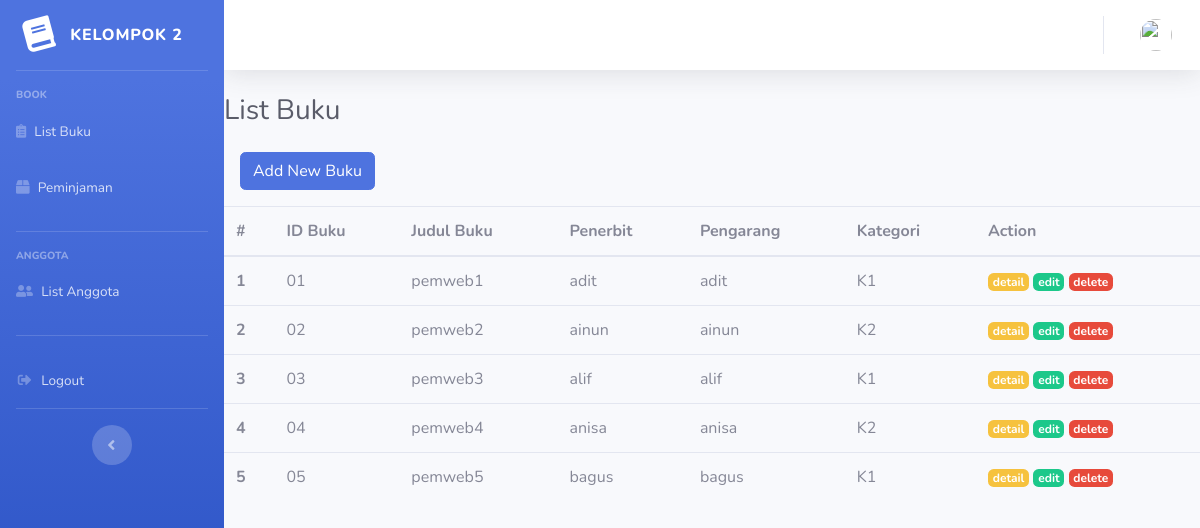
Page /CIPerpustakaan/index.php/buku on the committed database.
### tables this page shows
CREATE TABLE `buku` (
  `id_buku` varchar(10) NOT NULL,
  `judul_buku` varchar(255) NOT NULL,
  `penerbit` varchar(255) NOT NULL,
  `pengarang` varchar(255) NOT NULL,
  `id_kategori` varchar(10) NOT NULL
);

### CIPerpustakaan/application/controllers/Buku.php (called while the page is built, shortened)
<?php
class Buku extends CI_Controller
{
	public function index()
	{
		$data['buku'] = $this->db->get('buku')->result_array();
		$data['title'] = 'List Buku';
		$this->load->view('templates/header', $data);
		$this->load->view('templates/sidebar', $data);
		$this->load->view('templates/topbar', $data);
		$this->load->view('buku/index', $data);
		$this->load->view('templates/footer');
	}
}

### CIPerpustakaan/index.php (called while the page is built, shortened)
<?php
require_once BASEPATH.'core/CodeIgniter.php';

### CIPerpustakaan/application/views/buku/index.php (the view, shortened to what this page needs)
<h1 class="h3 mb-4 text-gray-800"><?= $title; ?></h1>
<a href="<?= base_url('buku/inputbuku/') ?>" class="btn btn-primary ml-3 mb-3">Add New Buku</a>
<table class="table table-hover">
    <thead>
        <tr>
            <th scope="col">#</th>
            <th scope="col">ID Buku</th>
            <th scope="col">Judul Buku</th>
            <th scope="col">Penerbit</th>
            <th scope="col">Pengarang</th>
            <th scope="col">Kategori</th>
            <th scope="col">Action</th>
        </tr>
    </thead>
    <tbody>
        <?php $i = 1; ?>
        <?php foreach ($buku as $b) : ?>
            <tr>
                <th scope="row"><?= $i; ?></th>
                <td><?= $b['id_buku']; ?></td>
                <td><?= $b['judul_buku']; ?></td>
                <td><?= $b['penerbit']; ?></td>
                <td><?= $b['pengarang']; ?></td>
                <td><?= $b['id_kategori']; ?></td>
                <td>
                    <a href="<?= base_url('buku/detail/' . $b['id_buku']) ?>" class="badge badge-warning">detail</a>
                    <a href="<?= base_url('buku/edit/' . $b['id_buku']) ?>" class="badge badge-success">edit</a>
                    <a href="<?= base_url('buku/delete/' . $b['id_buku']) ?>" class="badge badge-danger">delete</a>
                </td>
            </tr>
            <?php $i++; ?>
        <?php endforeach; ?>
    </tbody>
</table>

### CIPerpustakaan/application/views/templates/header.php (shortened to what this page needs)
<!DOCTYPE html>
<html lang="en">
<head>
    <link href="<?= base_url('assets/'); ?>vendor/fontawesome-free/css/all.min.css" rel="stylesheet" type="text/css">
    <link href="<?= base_url('assets/'); ?>css/sb-admin-2.min.css" rel="stylesheet">
</head>
<body id="page-top">
    <div id="wrapper">

### CIPerpustakaan/application/views/templates/sidebar.php
<ul class="navbar-nav bg-gradient-primary sidebar sidebar-dark accordion" id="accordionSidebar">
    <a class="sidebar-brand d-flex align-items-center justify-content-center" href="<?= base_url('Home'); ?>">
        <div class="sidebar-brand-icon rotate-n-15">
            <i class="fas fa-book"></i>
        </div>
        <div class="sidebar-brand-text mx-3">KELOMPOK 2</div>
    </a>
    <hr class="sidebar-divider">
    <div class="sidebar-heading"> Book </div>
    <li class="nav-item">
        <a class="nav-link" href="<?= base_url('Buku'); ?>">
            <i class="fas fa-clipboard-list"></i>
            <span> List Buku </span></a>
    </li>
    <li class="nav-item">
        <a class="nav-link" href="<?= base_url('Peminjaman'); ?>">
            <i class="fas fa-box"></i>
            <span> Peminjaman </span></a>
    </li>
    <hr class="sidebar-divider mt-3">
    <div class="sidebar-heading"> Anggota </div>
    <li class="nav-item">
        <a class="nav-link" href="<?= base_url('Anggota'); ?>">
            <i class="fas fa-user-friends"></i>
            <span> List Anggota</span></a>
    </li>
    <hr class="sidebar-divider mt-3">
    <li class="nav-item">
        <a class="nav-link" href="<?= base_url('auth/logout'); ?>">
            <i class="fas fa-fw fa-sign-out-alt"></i>
            <span>Logout</span></a>
    </li>
    <hr class="sidebar-divider d-none d-md-block">
    <div class="text-center d-none d-md-inline">
        <button class="rounded-circle border-0" id="sidebarToggle"></button>
    </div>
</ul>

### CIPerpustakaan/application/views/templates/topbar.php (shortened to what this page needs)
<div id="content-wrapper" class="d-flex flex-column">
    <div id="content">
        <nav class="navbar navbar-expand navbar-light bg-white topbar mb-4 static-top shadow">
            <ul class="navbar-nav ml-auto">
                <li class="nav-item dropdown no-arrow">
                    <a class="nav-link dropdown-toggle" href="#" id="userDropdown" role="button" data-toggle="dropdown" aria-haspopup="true" aria-expanded="false">
                        <img class="img-profile rounded-circle" src="">
                    </a>
                </li>
            </ul>
        </nav>

### CIPerpustakaan/application/views/templates/footer.php (shortened to what this page needs)
</div>
</div>
</body>
</html>

### rows in the picture
buku: id_buku "01", judul_buku "pemweb1", penerbit "adit", pengarang "adit", id_kategori "K1"
buku: id_buku "02", judul_buku "pemweb2", penerbit "ainun", pengarang "ainun", id_kategori "K2"
buku: id_buku "03", judul_buku "pemweb3", penerbit "alif", pengarang "alif", id_kategori "K1"
buku: id_buku "04", judul_buku "pemweb4", penerbit "anisa", pengarang "anisa", id_kategori "K2"
buku: id_buku "05", judul_buku "pemweb5", penerbit "bagus", pengarang "bagus", id_kategori "K1"

### other values in the picture
$title "List Buku"
